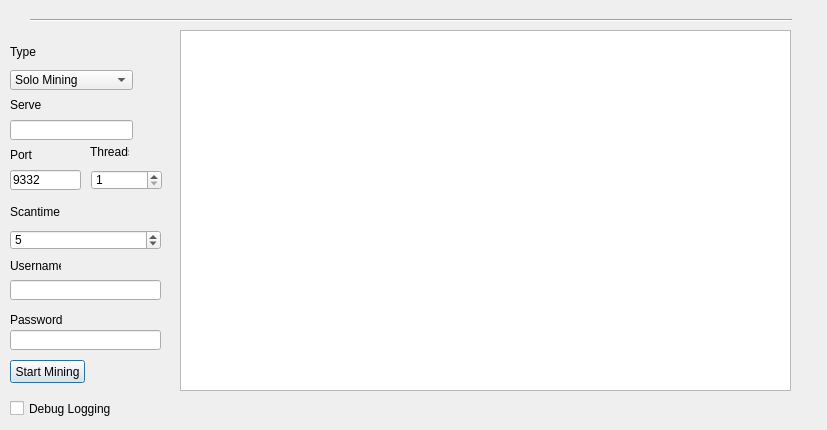
<?xml version="1.0" encoding="UTF-8"?>
<ui version="4.0">
 <class>MiningPage</class>
 <widget class="QDialog" name="MiningPage">
  <property name="geometry">
   <rect>
    <x>0</x>
    <y>0</y>
    <width>827</width>
    <height>430</height>
   </rect>
  </property>
  <property name="windowTitle">
   <string>Mining</string>
  </property>
  <widget class="QComboBox" name="typeBox">
   <property name="geometry">
    <rect>
     <x>10</x>
     <y>70</y>
     <width>123</width>
     <height>20</height>
    </rect>
   </property>
   <property name="editable">
    <bool>false</bool>
   </property>
   <property name="currentIndex">
    <number>0</number>
   </property>
   <item>
    <property name="text">
     <string>Solo Mining</string>
    </property>
   </item>
   <item>
    <property name="text">
     <string>Pool Mining</string>
    </property>
   </item>
  </widget>
  <widget class="QLabel" name="typeLabel">
   <property name="geometry">
    <rect>
     <x>10</x>
     <y>40</y>
     <width>123</width>
     <height>23</height>
    </rect>
   </property>
   <property name="text">
    <string>Type</string>
   </property>
  </widget>
  <widget class="QLineEdit" name="serverLine">
   <property name="enabled">
    <bool>true</bool>
   </property>
   <property name="geometry">
    <rect>
     <x>10</x>
     <y>120</y>
     <width>123</width>
     <height>20</height>
    </rect>
   </property>
  </widget>
  <widget class="QLabel" name="serverLabel">
   <property name="enabled">
    <bool>true</bool>
   </property>
   <property name="geometry">
    <rect>
     <x>10</x>
     <y>-140</y>
     <width>32</width>
     <height>489</height>
    </rect>
   </property>
   <property name="text">
    <string>Server</string>
   </property>
  </widget>
  <widget class="QLabel" name="portLabel">
   <property name="enabled">
    <bool>true</bool>
   </property>
   <property name="geometry">
    <rect>
     <x>10</x>
     <y>-90</y>
     <width>161</width>
     <height>489</height>
    </rect>
   </property>
   <property name="text">
    <string>Port</string>
   </property>
  </widget>
  <widget class="QLineEdit" name="portLine">
   <property name="enabled">
    <bool>true</bool>
   </property>
   <property name="geometry">
    <rect>
     <x>10</x>
     <y>170</y>
     <width>71</width>
     <height>20</height>
    </rect>
   </property>
   <property name="text">
    <string>9332</string>
   </property>
   <property name="value" stdset="0">
    <number>9332</number>
   </property>
  </widget>
  <widget class="QListWidget" name="list">
   <property name="geometry">
    <rect>
     <x>180</x>
     <y>30</y>
     <width>611</width>
     <height>361</height>
    </rect>
   </property>
   <property name="autoScrollMargin">
    <number>100000</number>
   </property>
   <property name="dragDropMode">
    <enum>QAbstractItemView::DragOnly</enum>
   </property>
   <property name="selectionMode">
    <enum>QAbstractItemView::NoSelection</enum>
   </property>
   <property name="movement">
    <enum>QListView::Snap</enum>
   </property>
   <property name="batchSize">
    <number>10</number>
   </property>
  </widget>
  <widget class="QSpinBox" name="threadsBox">
   <property name="enabled">
    <bool>true</bool>
   </property>
   <property name="geometry">
    <rect>
     <x>91</x>
     <y>170</y>
     <width>71</width>
     <height>20</height>
    </rect>
   </property>
   <property name="minimum">
    <number>1</number>
   </property>
   <property name="maximum">
    <number>99</number>
   </property>
   <property name="singleStep">
    <number>1</number>
   </property>
  </widget>
  <widget class="QLabel" name="threadsLabel">
   <property name="enabled">
    <bool>true</bool>
   </property>
   <property name="geometry">
    <rect>
     <x>90</x>
     <y>140</y>
     <width>39</width>
     <height>23</height>
    </rect>
   </property>
   <property name="text">
    <string>Threads</string>
   </property>
  </widget>
  <widget class="QSpinBox" name="scantimeBox">
   <property name="enabled">
    <bool>true</bool>
   </property>
   <property name="geometry">
    <rect>
     <x>10</x>
     <y>230</y>
     <width>151</width>
     <height>20</height>
    </rect>
   </property>
   <property name="minimum">
    <number>1</number>
   </property>
   <property name="value">
    <number>5</number>
   </property>
  </widget>
  <widget class="QLabel" name="usernameLabel">
   <property name="enabled">
    <bool>true</bool>
   </property>
   <property name="geometry">
    <rect>
     <x>10</x>
     <y>240</y>
     <width>51</width>
     <height>51</height>
    </rect>
   </property>
   <property name="text">
    <string>Username</string>
   </property>
  </widget>
  <widget class="QLineEdit" name="usernameLine">
   <property name="enabled">
    <bool>true</bool>
   </property>
   <property name="geometry">
    <rect>
     <x>10</x>
     <y>280</y>
     <width>151</width>
     <height>20</height>
    </rect>
   </property>
   <property name="text">
    <string/>
   </property>
  </widget>
  <widget class="QLineEdit" name="passwordLine">
   <property name="enabled">
    <bool>true</bool>
   </property>
   <property name="geometry">
    <rect>
     <x>10</x>
     <y>330</y>
     <width>151</width>
     <height>20</height>
    </rect>
   </property>
  </widget>
  <widget class="QLabel" name="passwordLabel">
   <property name="enabled">
    <bool>true</bool>
   </property>
   <property name="geometry">
    <rect>
     <x>10</x>
     <y>50</y>
     <width>161</width>
     <height>540</height>
    </rect>
   </property>
   <property name="text">
    <string>Password</string>
   </property>
  </widget>
  <widget class="QLabel" name="scantimeLabel">
   <property name="enabled">
    <bool>true</bool>
   </property>
   <property name="geometry">
    <rect>
     <x>10</x>
     <y>200</y>
     <width>151</width>
     <height>23</height>
    </rect>
   </property>
   <property name="layoutDirection">
    <enum>Qt::LeftToRight</enum>
   </property>
   <property name="text">
    <string>Scantime</string>
   </property>
  </widget>
  <widget class="QPushButton" name="startButton">
   <property name="geometry">
    <rect>
     <x>10</x>
     <y>360</y>
     <width>75</width>
     <height>23</height>
    </rect>
   </property>
   <property name="sizePolicy">
    <sizepolicy hsizetype="Fixed" vsizetype="Fixed">
     <horstretch>0</horstretch>
     <verstretch>0</verstretch>
    </sizepolicy>
   </property>
   <property name="text">
    <string>Start Mining</string>
   </property>
  </widget>
  <widget class="QCheckBox" name="debugCheckBox">
   <property name="geometry">
    <rect>
     <x>10</x>
     <y>400</y>
     <width>186</width>
     <height>17</height>
    </rect>
   </property>
   <property name="text">
    <string>Debug Logging</string>
   </property>
  </widget>
  <widget class="Line" name="line">
   <property name="geometry">
    <rect>
     <x>30</x>
     <y>10</y>
     <width>762</width>
     <height>20</height>
    </rect>
   </property>
   <property name="sizePolicy">
    <sizepolicy hsizetype="Minimum" vsizetype="Fixed">
     <horstretch>0</horstretch>
     <verstretch>0</verstretch>
    </sizepolicy>
   </property>
   <property name="minimumSize">
    <size>
     <width>0</width>
     <height>20</height>
    </size>
   </property>
   <property name="orientation">
    <enum>Qt::Horizontal</enum>
   </property>
  </widget>
  <widget class="QLabel" name="shareCount">
   <property name="geometry">
    <rect>
     <x>110</x>
     <y>-100</y>
     <width>378</width>
     <height>618</height>
    </rect>
   </property>
   <property name="font">
    <font>
     <pointsize>10</pointsize>
     <weight>75</weight>
     <bold>true</bold>
    </font>
   </property>
   <property name="text">
    <string/>
   </property>
  </widget>
  <widget class="QLabel" name="mineSpeedLabel">
   <property name="geometry">
    <rect>
     <x>300</x>
     <y>-150</y>
     <width>762</width>
     <height>618</height>
    </rect>
   </property>
   <property name="sizePolicy">
    <sizepolicy hsizetype="Preferred" vsizetype="Preferred">
     <horstretch>0</horstretch>
     <verstretch>0</verstretch>
    </sizepolicy>
   </property>
   <property name="font">
    <font>
     <pointsize>10</pointsize>
     <weight>75</weight>
     <bold>true</bold>
    </font>
   </property>
   <property name="autoFillBackground">
    <bool>false</bool>
   </property>
   <property name="text">
    <string/>
   </property>
   <property name="alignment">
    <set>Qt::AlignRight|Qt::AlignTrailing|Qt::AlignVCenter</set>
   </property>
  </widget>
 </widget>
 <resources/>
 <connections/>
</ui>
